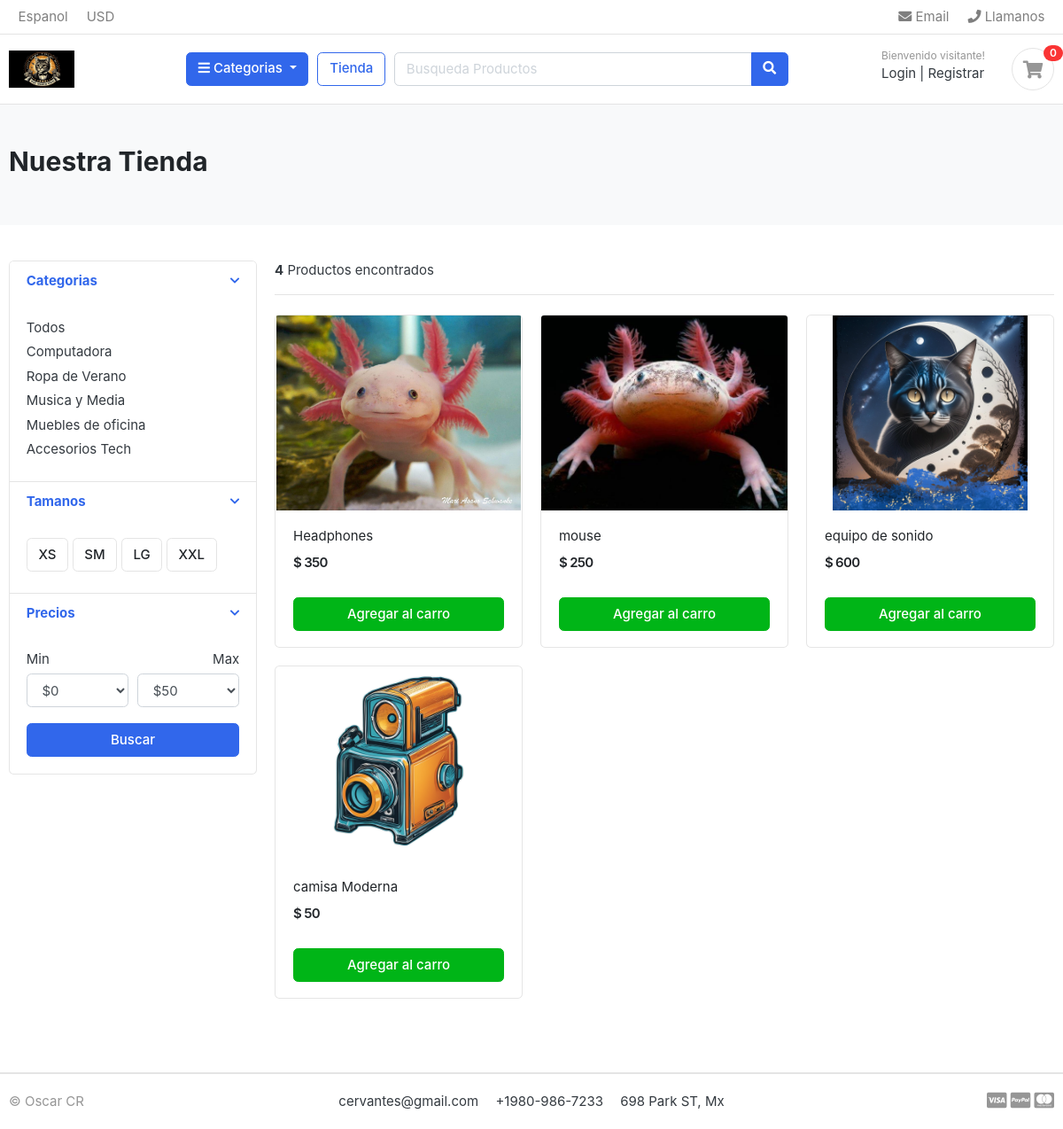
/store/, run on the app's committed database.
### category/models.py (models this page shows, shortened)
class Category(models.Model):
    category_name= models.CharField(max_length=20,unique=True)
    description=models.CharField(max_length=255,blank=True)
    slug=models.CharField(max_length=100,unique=True)
    cat_image=models.ImageField(upload_to='photos/categories',blank=True)
    class Meta:
        verbose_name='category'
        verbose_name_plural='categories'
    def get_url(self):
        return reverse('products_by_category',args=[self.slug])

### store/models.py (models this page shows, shortened)
class Product(models.Model):
    product_name = models.CharField(max_length=100, unique=True)
    slug = models.SlugField(max_length=100, unique=True)
    description = models.TextField(max_length=500, blank=True)
    price = models.IntegerField()
    images = models.ImageField(upload_to='photos/products')
    stock = models.IntegerField()
    is_available = models.BooleanField(default=True)
    category = models.ForeignKey('category.Category', on_delete=models.CASCADE)
    created_date = models.DateTimeField(auto_now_add=True)
    modified_date = models.DateTimeField(auto_now=True)
    def get_url(self):
        return reverse('product_detail', args=[self.category.slug, self.slug])

### store/views.py (the view)
# urls.py: path('store/', include('store.urls')),
def store(request, category_slug=None):
    categories = None
    products = None
    if category_slug != None:
        categories = get_object_or_404(Category, slug=category_slug)
        products = Product.objects.filter(category=categories, is_available=True).order_by('id')
        paginator = Paginator(products, 4)
        page = request.GET.get('page')
        paged_products = paginator.get_page(page)
        product_count = products.count()
    else:
        products = Product.objects.all().filter(is_available=True).order_by('id')
        paginator = Paginator(products, 4)
        page = request.GET.get('page')
        paged_products = paginator.get_page(page)
        product_count = products.count()
    context = {
        'products': paged_products,
        'product_count': product_count,
    }
    return render(request, 'store/store.html', context)

### carts/context_processors.py (called while the page is built)
def counter(request):
    cart_count = 0
    try :
        cart =Cart.objects.filter(cart_id =_cart_id(request))
        cart_items = CartItem.objects.all().filter(cart=cart[ :1])
        for cart_item in cart_items:
            cart_count = cart_item.quantity
    except Cart.DoesNotExist:
        cart_count =0
    return dict(cart_count = cart_count)

### carts/views.py (called while the page is built)
def _cart_id(request):
    cart = request.session.session_key
    if not cart:
        cart = request.session.create()
    return cart

### category/context_processors.py (called while the page is built)
def menu_links(request):
    links = Category.objects.all()
    return dict(links=links)

### templates/store/store.html (shortened to what this page needs)
{% extends 'base.html' %}
{% block content %}
<section class="section-pagetop bg">
    <div class="container">
        <h2 class="title-page">Nuestra Tienda</h2>
    </div>
    </section>
<section class="section-content padding-y">
    <div class="container">
    <div class="row">
        <aside class="col-md-3">
    <div class="card">
        <article class="filter-group">
            <header class="card-header">
                <a href="#" data-toggle="collapse" data-target="#collapse_1" aria-expanded="true" class="">
                    <i class="icon-control fa fa-chevron-down"></i>
                    <h6 class="title">Categorias</h6>
                </a>
            </header>
            <div class="filter-content collapse show" id="collapse_1" style="">
                <div class="card-body">
                    <ul class="list-menu">
                    <li><a href="{% url 'store' %}"> Todos  </a></li>
                    {% for category in links %}
                    <li><a href="{{ category.get_url }}">{{category.category_name}} </a></li>
                    {% endfor %}
                    </ul>
                </div>
            </div>
        </article>
        <article class="filter-group">
            <header class="card-header">
                <a href="#" data-toggle="collapse" data-target="#collapse_4" aria-expanded="true" class="">
                    <i class="icon-control fa fa-chevron-down"></i>
                    <h6 class="title">Tamanos </h6>
                </a>
            </header>
            <div class="filter-content collapse show" id="collapse_4" style="">
                <div class="card-body">
                  <label class="checkbox-btn">
                    <span class="btn btn-light"> XS </span>
                  </label>
                  <label class="checkbox-btn">
                    <span class="btn btn-light"> SM </span>
                  </label>
                  <label class="checkbox-btn">
                    <span class="btn btn-light"> LG </span>
                  </label>
                  <label class="checkbox-btn">
                    <span class="btn btn-light"> XXL </span>
                  </label>
            </div>
            </div>
        </article>
        <article class="filter-group">
            <header class="card-header">
                <a href="#" data-toggle="collapse" data-target="#collapse_3" aria-expanded="true" class="">
                    <i class="icon-control fa fa-chevron-down"></i>
                    <h6 class="title">Precios </h6>
                </a>
            </header>
            <div class="filter-content collapse show" id="collapse_3" style="">
                <div class="card-body">
                    <div class="form-row">
                    <div class="form-group col-md-6">
                      <label>Min</label>
                          <select class="mr-2 form-control">
                            <option value="0">$0</option>
                        </select>
                    </div>
                    <div class="form-group text-right col-md-6">
                      <label>Max</label>
                          <select class="mr-2 form-control">
                            <option value="50">$50</option>
                        </select>
                    </div>
                    </div>
                    <button class="btn btn-block btn-primary">Buscar</button>
                </div>
            </div>
        </article>
    </div>
        </aside>
        <main class="col-md-9">
    <header class="border-bottom mb-4 pb-3">
            <div class="form-inline">
                <span class="mr-md-auto"> <b>{{product_count}}</b> Productos encontrados</span>
            </div>
    </header>
    <div class="row">
        {% if products  %}
        {% for product in products %}
        <div class="col-md-4">
            <figure class="card card-product-grid">
                <div class="img-wrap">
                    <a href="{{ product.get_url }}"> <img src="{{ product.images.url }}"> </a>
                </div>
                <figcaption class="info-wrap">
                    <div class="fix-height">
                        <a href="{{ product.get_url }}" class="title">{{ product.product_name}}</a>
                        <div class="price-wrap mt-2">
                            <span class="price">$ {{product.price}}</span>
                        </div>
                    </div>
                    <a href="{ % url 'add_cart'   % }" class="btn btn-block btn-success">Agregar al carro </a>
                </figcaption>
            </figure>
        </div>
        {% endfor %}
        {% else %}
            <div>
                <h2>No se encontraron resultados. Intente despues. </h2>
            </div>
        {% endif %}
    </div>
 </main>
</div>
</div>
</section>
{% endblock %}

### static/css/ui.css (style rules this page uses)
html { font-family: "Inter", sans-serif; font-size: 15px; }
.img-wrap { text-align: center; display: block; }
.img-wrap img { max-width: 100%; }
.price-wrap { letter-spacing: -0.7px; }
.padding-y { padding-top: 40px; padding-bottom: 40px; }
figure { margin-bottom: 0; }
article:after, .form-group:after { display: block; clear: both; content: ""; }
.bg { background-color: #f8f9fa; }
.title-page { color: #212529; }
.btn-light { background-color: #fff; border-color: #e4e4e4; }
[class*=list-] li:after { visibility: hidden; display: block; content: ""; overflow: hidden; height: 0; clear: both; }
.list-menu { list-style: none; margin: 0; padding-left: 0; }
.list-menu li { margin-bottom: 5px; }
.list-menu a { color: #343a40; }
[class*=card-product] a.title { color: #212529; display: block; }
[class*=card-product] .img-wrap { overflow: hidden; position: relative; }
[class*=card-product] .img-wrap img { height: 100%; max-width: 100%; width: auto; display: inline-block; -o-object-fit: cover; object-fit: cover; }
.card-product-grid { margin-bottom: 20px; }
.card-product-grid .img-wrap { border-radius: 0.2rem 0.2rem 0 0; height: 220px; }
.card-product-grid .info-wrap { overflow: hidden; padding: 18px 20px; }
.card-product-grid .fix-height { height: 80px; overflow: hidden; }
.card .img-wrap { overflow: hidden; }
.price { font-weight: 600; color: #212529; }
.icon-control { margin-top: 5px; float: right; font-size: 80%; }
.card-header .title { margin-bottom: 0; line-height: 1.5; }
.filter-group { border-bottom: 1px solid #e4e4e4; }
.filter-group .card-header { border-bottom: 0; }
.filter-group:last-child { border-bottom: 0; }
.checkbox-btn { position: relative; }
.section-pagetop { padding: 45px 0; }

### data on the page
Category: category_name "Computadora"
Category: category_name "Ropa de Verano"
Category: category_name "Musica y Media"
Category: category_name "Muebles de oficina"
Category: category_name "Accesorios Tech"
Product: images (picture), product_name "Headphones", price "350"
Product: images (picture), product_name "mouse", price "250"
Product: images (picture), product_name "equipo de sonido", price "600"
Product: images (picture), product_name "camisa Moderna", price "50"

### other printed values
{{ cart_count }} "0"
{{ product_count }} "4"
